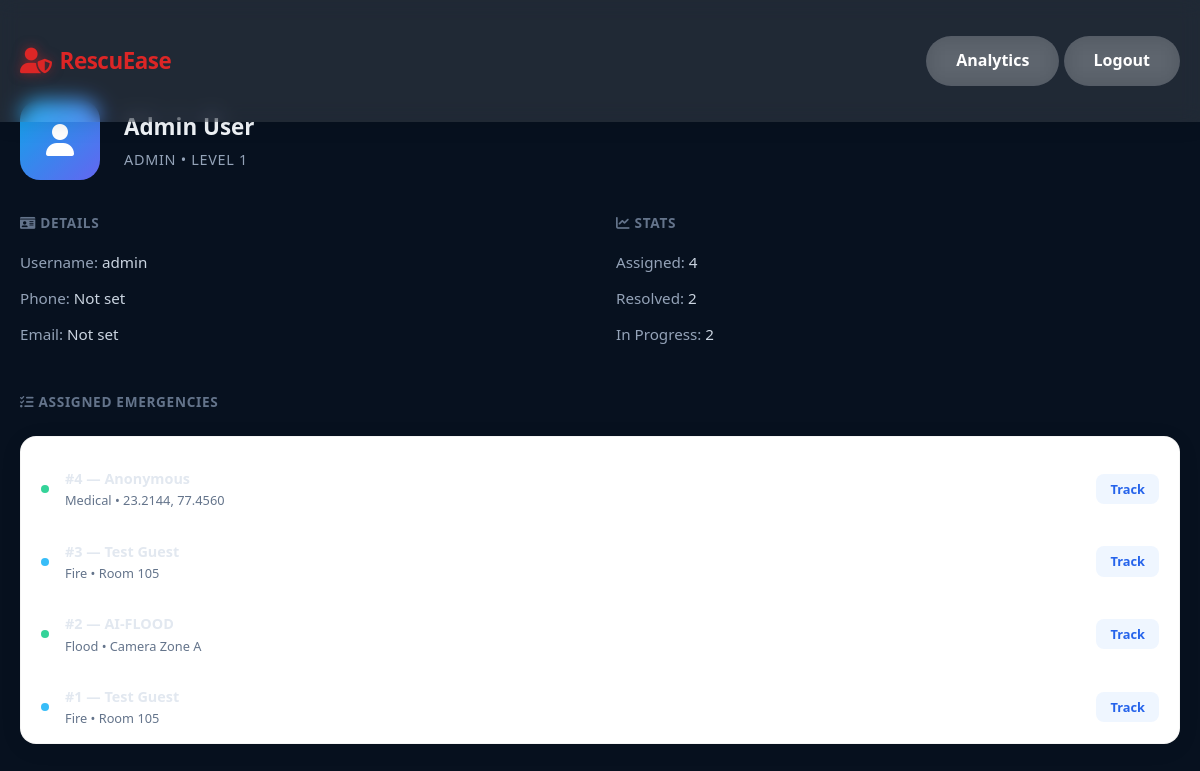
Page /staff/profile (signed in) on the committed database.
### tables this page shows
CREATE TABLE staff (
            id INTEGER PRIMARY KEY AUTOINCREMENT,
            username TEXT NOT NULL UNIQUE,
            password TEXT NOT NULL,
            name TEXT NOT NULL,
            role TEXT DEFAULT 'security',
            phone TEXT DEFAULT NULL,
            email TEXT DEFAULT NULL,
            escalation_level INTEGER DEFAULT 1,
            is_active INTEGER DEFAULT 1
        , staff_status TEXT DEFAULT 'available');

CREATE TABLE emergencies (
            id INTEGER PRIMARY KEY AUTOINCREMENT,
            name TEXT NOT NULL,
            location TEXT NOT NULL,
            timestamp DATETIME NOT NULL,
            status TEXT DEFAULT 'pending',
            status_history TEXT DEFAULT '[]',
            emergency_type TEXT DEFAULT 'medical',
            room_number TEXT DEFAULT NULL,
            floor_number INTEGER DEFAULT 1,
            assigned_staff TEXT DEFAULT NULL,
            escalation_level INTEGER DEFAULT 1,
            acknowledged_at DATETIME DEFAULT NULL,
            resolved_at DATETIME DEFAULT NULL,
            response_time_seconds INTEGER DEFAULT NULL
        );

### app.py (the view)
@app.route('/staff/profile')
def staff_profile():
    if 'user_id' not in session:
        return redirect(url_for('login'))
    with get_db_context() as conn:
        cursor = conn.cursor()
        cursor.execute('SELECT * FROM staff WHERE username = ?', (session['user_id'],))
        staff = cursor.fetchone()
        cursor.execute('SELECT * FROM emergencies WHERE assigned_staff = ? ORDER BY timestamp DESC',
                      (session['user_id'],))
        assigned_emergencies = cursor.fetchall()
    return render_template('staff_profile.html', staff=staff, assigned_emergencies=assigned_emergencies)

### app.py (called while the page is built)
@app.teardown_appcontext
def close_db_connection(exception):
    close_db(exception)

### utils/db_handler.py (called while the page is built)
@contextmanager
def get_db_context():
    db = sqlite3.connect(DATABASE, detect_types=sqlite3.PARSE_DECLTYPES)
    db.row_factory = sqlite3.Row
    try:
        yield db
    finally:
        db.close()

### templates/staff_profile.html (shortened to what this page needs)
<!DOCTYPE html>
<html lang="en">
<head>
    <link rel="stylesheet" href="{{ url_for('static', filename='css/style.css') }}">
    <link rel="stylesheet" href="https://cdnjs.cloudflare.com/ajax/libs/font-awesome/6.0.0/css/all.min.css">
</head>
<body>
    <header>
        <nav class="container">
            <a href="/dashboard" class="logo"><i class="fas fa-user-shield"></i> RescuEase</a>
            <div>
                <a href="/incident-log" class="btn btn-secondary">Analytics</a>
                <a href="/logout" class="btn btn-secondary">Logout</a>
            </div>
        </nav>
    </header>
    <div class="container page-entrance" style="padding-top: 100px;">
        <div class="profile-header">
            <div class="profile-avatar"><i class="fas fa-user"></i></div>
            <div class="profile-name">
                <h2>{{ staff.name }}</h2>
                <p>{{ staff.role | title }} • Level {{ staff.escalation_level }}</p>
            </div>
        </div>
        <div class="profile-grid">
            <div class="profile-col">
                <h3><i class="fas fa-id-card"></i> Details</h3>
                <p><strong>Username:</strong> {{ staff.username }}</p>
                <p><strong>Phone:</strong> {{ staff.phone or 'Not set' }}</p>
                <p><strong>Email:</strong> {{ staff.email or 'Not set' }}</p>
            </div>
            <div class="profile-col">
                <h3><i class="fas fa-chart-line"></i> Stats</h3>
                <p><strong>Assigned:</strong> {{ assigned_emergencies | length }}</p>
                <p><strong>Resolved:</strong> {{ assigned_emergencies | selectattr('status', 'equalto', 'resolved') | list | length }}</p>
                <p><strong>In Progress:</strong> {{ assigned_emergencies | selectattr('status', 'equalto', 'in-progress') | list | length }}</p>
            </div>
        </div>
        <h3 style="font-size: 0.85rem; color: #64748b; text-transform: uppercase; letter-spacing: 0.05em; margin-bottom: 1rem;">
            <i class="fas fa-tasks"></i> Assigned Emergencies
        </h3>
        <div class="card" style="padding: 0; overflow: hidden;">
            {% if assigned_emergencies %}
            <div class="emergency-list">
                {% for emergency in assigned_emergencies %}
                <div class="emg-row">
                    <div class="emg-dot {{ emergency.status }}"></div>
                    <div class="emg-info">
                        <h4>#{{ emergency.id }} — {{ emergency.name }}</h4>
                        <p class="emg-meta">{{ emergency.emergency_type | default('medical') | title }} • {{ emergency.location }}</p>
                    </div>
                    <a href="/track/{{ emergency.id }}" class="btn btn-primary" style="padding: 5px 14px; font-size: 0.8rem; border-radius: 8px;">Track</a>
                </div>
                {% endfor %}
            </div>
            {% else %}
            <p style="text-align: center; color: #64748b; padding: 3rem;">No assigned emergencies.</p>
            {% endif %}
        </div>
    </div>
</body>
</html>

### static/css/style.css (style rules this page uses)
* { margin: 0; padding: 0; box-sizing: border-box; }
body { font-family: 'Segoe UI', Tahoma, Geneva, Verdana, sans-serif; line-height: 1.6; color: #e2e8f0; background: #07111f; min-height: 100vh; }
.container { max-width: 1200px; margin: 0 auto; padding: 20px; }
header { background: rgba(255,255,255,0.1); backdrop-filter: blur(10px); padding: 1rem 0; position: fixed; width: 100%; top: 0; z-index: 1000; box-shadow: 0 2px 20px rgba(0,0,0,0.1); }
nav { display: flex; justify-content: space-between; align-items: center; }
.logo { font-size: 1.4rem; font-weight: 800; color: #dc2626; text-decoration: none; display: inline-flex; align-items: center; gap: 0.5rem; letter-spacing: -0.02em; }
.logo i { font-size: 1.6rem; animation: logo-pulse 2s ease-in-out infinite; filter: drop-shadow(0 0 6px rgba(220,38,38,0.5)); }
.btn { padding: 12px 30px; border: none; border-radius: 50px; cursor: pointer; font-size: 1rem; font-weight: 600; transition: all 0.3s ease; text-decoration: none; display: inline-block; }
.btn-primary { background: linear-gradient(45deg, #ff6b6b, #ff8e8e); color: white; }
.btn-secondary { background: rgba(255,255,255,0.2); color: white; backdrop-filter: blur(10px); }
.card { background: #ffffff; backdrop-filter: blur(20px); border-radius: 16px; padding: 1.5rem; box-shadow: 0 4px 24px rgba(0,0,0,0.06); margin: 1.5rem 0; border: 1px solid rgba(0,0,0,0.04); }
.btn-primary { background: #eff6ff; color: #2563eb; }
.page-entrance > * { animation: fadeInUp 0.5s ease-out forwards; opacity: 0; }
.page-entrance > *:nth-child(1) { animation-delay: 0.05s; }
.page-entrance > *:nth-child(2) { animation-delay: 0.1s; }
.page-entrance > *:nth-child(3) { animation-delay: 0.15s; }
.page-entrance > *:nth-child(4) { animation-delay: 0.2s; }

### templates/staff_profile.html (style rules this page uses)
.profile-header { display: flex; align-items: center; gap: 1.5rem; margin-bottom: 2rem; }
.profile-avatar { width: 80px; height: 80px; background: linear-gradient(135deg, #0ea5e9, #6366f1); border-radius: 20px; display: flex; align-items: center; justify-content: center; color: white; font-size: 2rem; }
.profile-name h2 { font-size: 1.4rem; color: #f1f5f9; margin-bottom: 0.25rem; }
.profile-name p { color: #94a3b8; font-size: 0.9rem; text-transform: uppercase; letter-spacing: 0.05em; }
.profile-grid { display: grid; grid-template-columns: 1fr 1fr; gap: 2rem; margin-bottom: 2rem; }
.profile-col h3 { font-size: 0.85rem; color: #64748b; text-transform: uppercase; letter-spacing: 0.05em; margin-bottom: 1rem; }
.profile-col p { color: #cbd5e1; margin-bottom: 0.75rem; font-size: 0.95rem; }
.profile-col p strong { color: #94a3b8; font-weight: 500; }
.emergency-list { margin-top: 1rem; }
.emg-row { display: flex; align-items: center; gap: 1rem; padding: 0.875rem 1.25rem; border-bottom: 1px solid rgba(255,255,255,0.04); }
.emg-row:last-child { border-bottom: none; }
.emg-dot { width: 8px; height: 8px; border-radius: 50%; flex-shrink: 0; }
.emg-dot.in-progress { background: #38bdf8; }
.emg-dot.resolved { background: #34d399; }
.emg-info { flex: 1; }
.emg-info h4 { font-size: 0.9rem; color: #e2e8f0; }
.emg-meta { font-size: 0.8rem; color: #64748b; }

### rows in the picture
staff: name "Admin User", role "ADMIN", escalation_level "1", username "admin"
emergencies: id "4", name "Anonymous", emergency_type "Medical", location "23.2144, 77.4560"
emergencies: id "3", name "Test Guest", emergency_type "Fire", location "Room 105"
emergencies: id "2", name "AI-FLOOD", emergency_type "Flood", location "Camera Zone A"
emergencies: id "1", name "Test Guest", emergency_type "Fire", location "Room 105"

### other values in the picture
{{ staff.phone or 'Not set' }} "Not set"
{{ staff.email or 'Not set' }} "Not set"
{{ assigned_emergencies | length }} "4"
